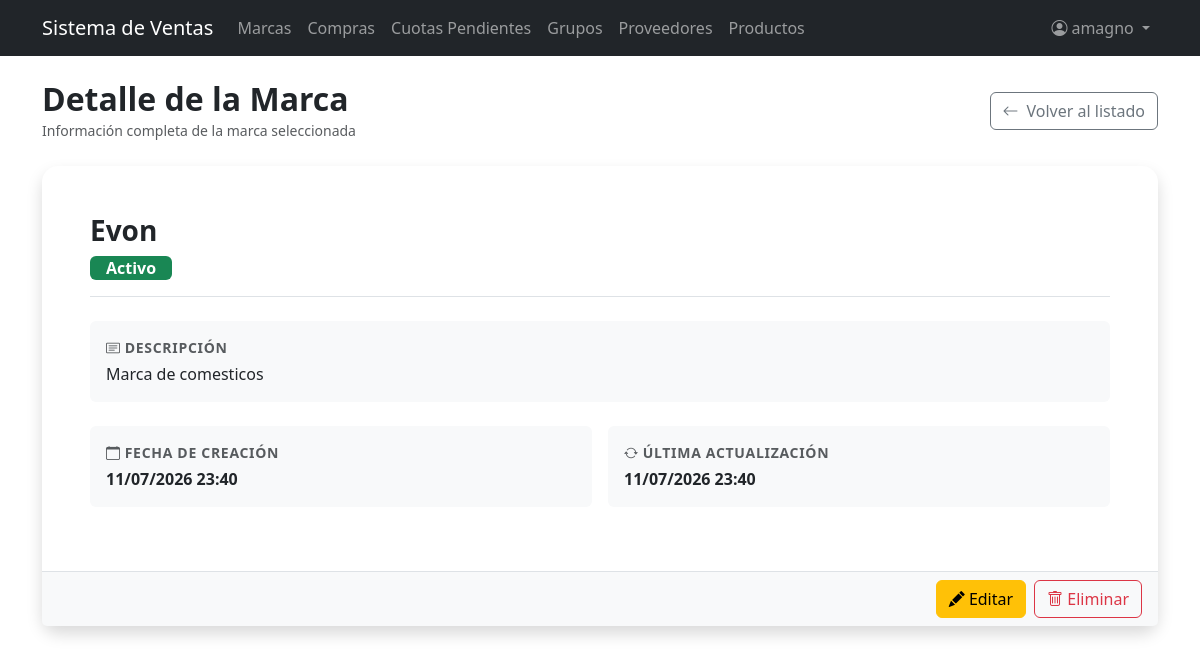
Screenshot of /brands/1/ (signed in) with the database file from the repository.
### billing/models.py (models this page shows, shortened)
class Brand(models.Model):
    name = models.CharField(max_length=100, unique=True, verbose_name='Nombre de marca')
    description = models.TextField(blank=True, null=True , verbose_name='Descripción')
    is_active = models.BooleanField(default=True, verbose_name='Activo')
    created_at = models.DateTimeField(auto_now_add=True)
    updated_at = models.DateTimeField(auto_now=True)
    class Meta:
        verbose_name = 'Brand'
        verbose_name_plural = 'Brands'
        ordering = ['name']

### billing/views.py (the view)
# urls.py: path('brands/<int:pk>/', views.BrandDetailView.as_view(), name='brand_detail'),
class BrandDetailView(LoginRequiredMixin, PermissionRequiredMixin, DetailView):
    model = Brand
    template_name = 'billing/brand_detail.html'
    context_object_name = 'brand'
    permission_required = 'billing.view_brand'
    permission_redirect_url = '/'

### security/templatetags/security_tags.py (called while the page is built)
@register.filter(name='role_badge_class')
def role_badge_class(role_name):
    return ROLE_BADGE_CLASSES.get(role_name, 'bg-secondary')

@register.filter(name='has_group')
def has_group(user, group_name):
    if not user.is_authenticated:
        return False
    if user.is_superuser:      # el superusuario ve todo
        return True
    return user.groups.filter(name=group_name).exists()

### billing/templates/billing/brand_detail.html (shortened to what this page needs)
{% extends 'billing/base.html' %}
{% block content %}
<div class="d-flex justify-content-between align-items-center mb-4">
  <div>
    <h2 class="mb-0 fw-bold">Detalle de la Marca</h2>
    <small class="text-muted">Información completa de la marca seleccionada</small>
  </div>
  <a href="{% url 'billing:brand_list' %}" class="btn btn-outline-secondary d-inline-flex align-items-center gap-2">
    <i class="bi bi-arrow-left"></i> Volver al listado
  </a>
</div>
<div class="card shadow border-0" style="border-radius:1rem;">
  <div class="card-body p-4 p-lg-5">
    <div class="mb-4 pb-3 border-bottom">
      <h3 class="fw-bold mb-2">{{ brand.name }}</h3>
      <span class="badge {% if brand.is_active %}bg-success{% else %}bg-secondary{% endif %} fs-6 px-3 py-1">
        {% if brand.is_active %}Activo{% else %}Inactivo{% endif %}
      </span>
    </div>
    {% if brand.description %}
    <div class="row g-3 mb-4">
      <div class="col-12">
        <div class="p-3 rounded bg-light">
          <p class="text-muted small mb-1 fw-semibold text-uppercase" style="letter-spacing:.05em;">
            <i class="bi bi-card-text me-1"></i>Descripción
          </p>
          <p class="mb-0 fs-6">{{ brand.description }}</p>
        </div>
      </div>
    </div>
    {% endif %}
    <div class="row g-3 mb-3">
      <div class="col-sm-6">
        <div class="p-3 rounded bg-light h-100">
          <p class="text-muted small mb-1 fw-semibold text-uppercase" style="letter-spacing:.05em;">
            <i class="bi bi-calendar me-1"></i>Fecha de Creación
          </p>
          <p class="mb-0 fw-semibold fs-6">{{ brand.created_at|date:"d/m/Y H:i" }}</p>
        </div>
      </div>
      <div class="col-sm-6">
        <div class="p-3 rounded bg-light h-100">
          <p class="text-muted small mb-1 fw-semibold text-uppercase" style="letter-spacing:.05em;">
            <i class="bi bi-arrow-repeat me-1"></i>Última Actualización
          </p>
          <p class="mb-0 fw-semibold fs-6">{{ brand.updated_at|date:"d/m/Y H:i" }}</p>
        </div>
      </div>
    </div>
  </div>
  <div class="card-footer bg-light border-top">
    <div class="d-flex justify-content-end gap-2">
      {% if perms.billing.change_brand %}
      <a href="{% url 'billing:brand_update' brand.pk %}" class="btn btn-warning">
        <i class="bi bi-pencil-fill"></i> Editar
      </a>
      {% endif %}
      {% if perms.billing.delete_brand %}
      <a href="{% url 'billing:brand_delete' brand.pk %}" class="btn btn-outline-danger">
        <i class="bi bi-trash"></i> Eliminar
      </a>
      {% endif %}
    </div>
  </div>
</div>
{% endblock %}

### billing/templates/billing/base.html (shortened to what this page needs)
{% load security_tags %}
<!DOCTYPE html>
<html lang="es">
<head>
  <link href="https://cdn.jsdelivr.net/npm/bootstrap@5.3.0/dist/css/bootstrap.min.css" rel="stylesheet">
  <link href="https://cdn.jsdelivr.net/npm/bootstrap-icons@1.11.3/font/bootstrap-icons.min.css" rel="stylesheet">
</head>
<body>
<nav class="navbar navbar-expand-lg navbar-dark bg-dark">
  <div class="container">
    <a class="navbar-brand" href="{% url 'billing:home' %}">Sistema de Ventas</a>
    <div class="collapse navbar-collapse" id="nav">
      <ul class="navbar-nav me-auto">
        {% if user.is_authenticated %}
        {% if perms.billing.view_brand %}
        <li class="nav-item"><a class="nav-link" href="{% url 'billing:brand_list' %}">Marcas</a></li>
        {% endif %}
        {% if perms.purchasing.view_purchase %}
        <li class="nav-item"><a class="nav-link" href="{% url 'purchasing:purchase_list' %}">Compras</a></li>
        <li class="nav-item"><a class="nav-link" href="{% url 'creditos_compras:cuotas_pendientes' %}">Cuotas Pendientes</a></li>
        {% endif %}
        {% if perms.billing.view_productgroup %}
        <li class="nav-item"><a class="nav-link" href="{% url 'billing:productgroup_list' %}">Grupos</a></li>
        {% endif %}
        {% if perms.billing.view_supplier %}
        <li class="nav-item"><a class="nav-link" href="{% url 'billing:supplier_list' %}">Proveedores</a></li>
        {% endif %}
        {% if perms.billing.view_product %}
        <li class="nav-item"><a class="nav-link" href="{% url 'billing:product_list' %}">Productos</a></li>
        {% endif %}
        {% endif %}
      </ul>
      <ul class="navbar-nav">
        {% if user.is_authenticated %}
        {% with role=user.groups.first %}
        <li class="nav-item dropdown">
          <a class="nav-link dropdown-toggle" href="#" data-bs-toggle="dropdown">
            <i class="bi bi-person-circle me-1"></i>{{ user.username }}
          </a>
        </li>
        {% endwith %}
        {% else %}
        <li class="nav-item">
          <a class="nav-link" href="{% url 'security:login' %}">Login</a>
        </li>
        {% endif %}
      </ul>
    </div>
  </div>
</nav>
<div class="container mt-4">
  {% block content %}
  {% endblock %}
</div>
</body>
</html>

### rows the page displays
Brand: name "Evon", description "Marca de comesticos", created_at "11/07/2026 23:40", updated_at "11/07/2026 23:40"

### other values shown
{{ user.username }} "amagno"
